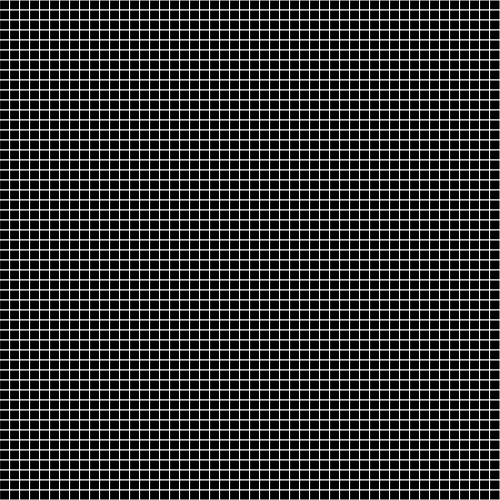
Frame 1 (no input)
Frame 60 (no input): identical to frame 1, image omitted
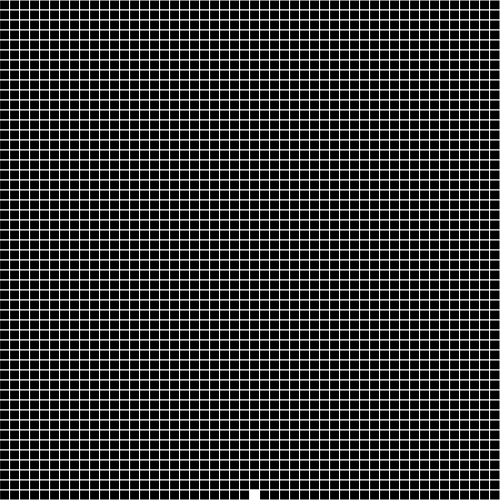
Frame 120 (the mouse pressed at the canvas centre since frame 60)

The p5.js sketch that drew these frames (run headless with seeded random() and noise() and a simulated clock; from frame 60 on, the mouse is pressed at the canvas centre):

// p5.js sketch
// ── sketch.js

// Setup matrix
function make2DArrays(cols, rows){
  let arr = new Array(cols)
  for (let i = 0; i < arr.length; i++){
    arr[i] = new Array(rows)
    for (let j = 0; j < arr[i].length; j++){
      arr[i][j] = 0
    }
  }
  return arr
}

let grid
let w = 10
let cols, rows


function setup() {
  createCanvas(500, 500)
  cols = width / w
  rows = height / w
  grid = make2DArrays(cols, rows)

  for (let i = 0; i < cols; i++){
    for (let j = 0; j < rows; j++){
      grid[i][j] = 0
    }
  }
}

function mouseDragged() {
  let col = floor(mouseX / w)
  let row = floor(mouseY / w)
  grid[col][row] = 1
}

function mousePressed() {
  let col = floor(mouseX / w)
  let row = floor(mouseY / w)
  grid[col][row] = 1
}

function draw() {
  background(0);

  for (let i = 0; i < cols; i++) {
    for (let j = 0; j < rows; j++) {
      stroke(255);
      fill(grid[i][j] * 255)
      let x = i * w
      let y = j * w
      square(x, y, w)
    }
  }
  let nextGrid = make2DArrays(cols, rows)
  for (let i = 0; i < cols; i++) {
    for (let j = 0; j < rows; j++) {
      let state = grid[i][j]
      if (state === 1) {
        let below = grid[i][j + 1]
        let dir = 1
        if (random(1) < 0.5) {
          dir *= -1
        }
        let belowA = grid[i + dir][j + 1]
        let belowB = grid[i - dir][j + 1]
    
        if (below === 0) {
          nextGrid[i][j + 1] = 1
        }else if (belowA === 0) {
          nextGrid[i + dir][j] = 1
        } else if (belowB === 0) {
          nextGrid[i - dir][j] = 1
        } else {
          nextGrid[i][j] = 1
        }
      }
    }
  }
  grid = nextGrid
}

// ── style.css
html, body {
  margin: 0;
  padding: 0;
}

canvas {
  display: flex;
  margin-left: auto;
  margin-right: auto;
  padding-top: 40px;
}

.footer {
  text-align: center;
  padding: 20px 0;
  background-color: #f0f0f0;
  width: 100%;
  position: fixed;
  bottom: 0;
  left: 0;
}
